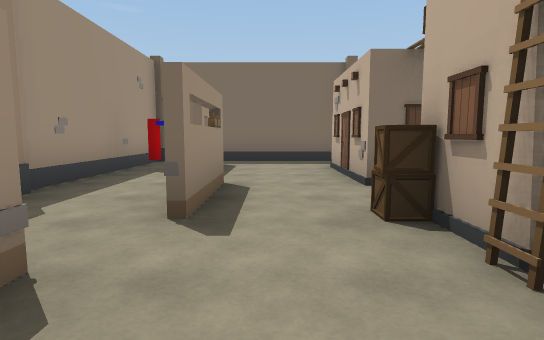
View 1 (above)

18 first-person views from a walk through a scene from a Unity 3-D project. The camera is 1.3 m above the floor, tilts 6° down and sees 80° across. The floor is counted in squares, 2 m on a side. Each view is taken from the middle of a square. On the plan, view 1 faces up. The plan holds only what a view shows up to about 10 squares ahead; the rest is blank. The place goes on beyond the plan.

View 2
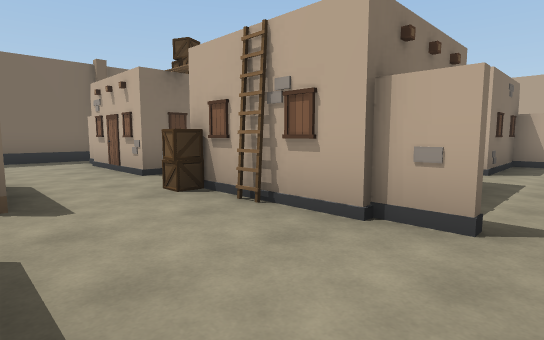

View 3
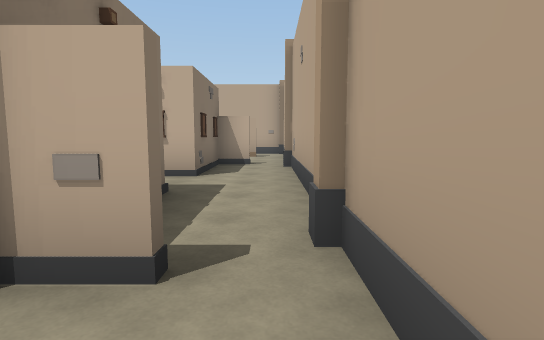

View 4
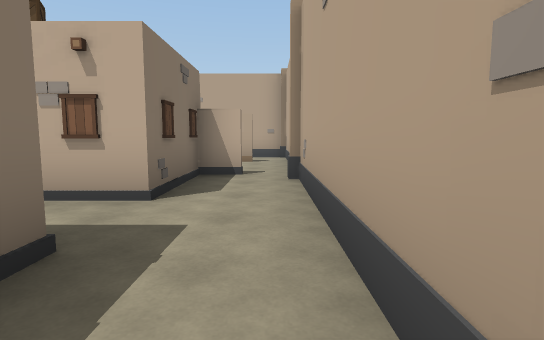

View 5
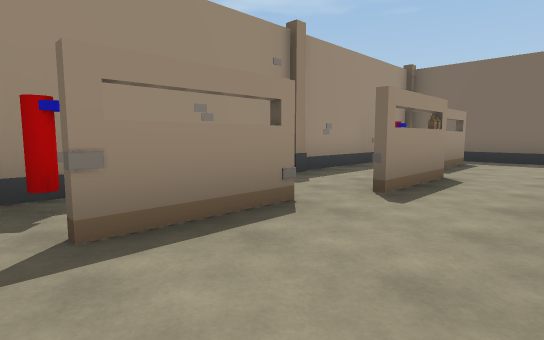

View 6
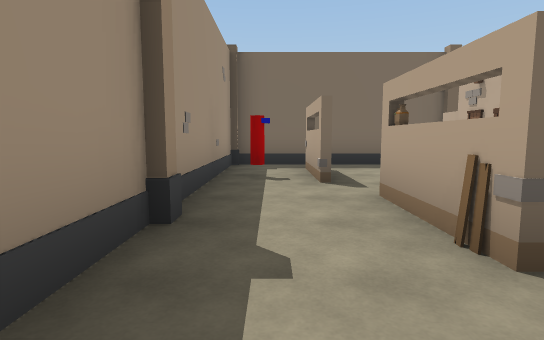

View 7
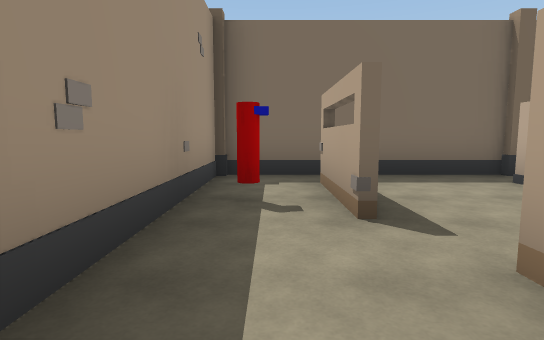

View 8
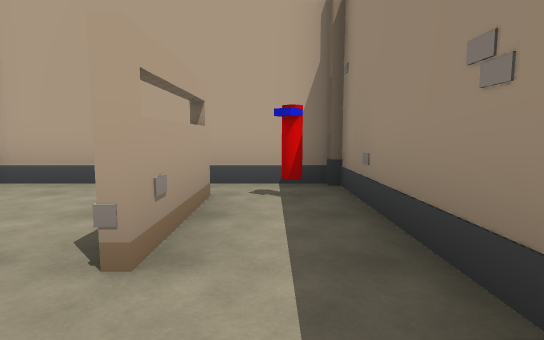

View 9
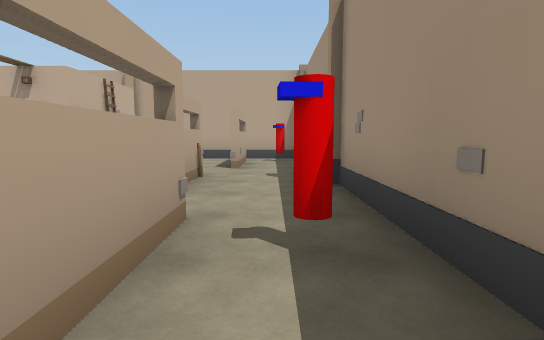

View 10
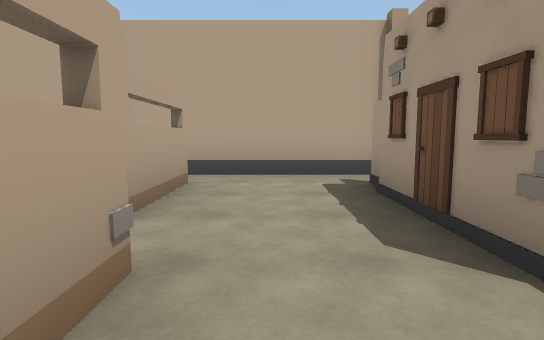

View 11
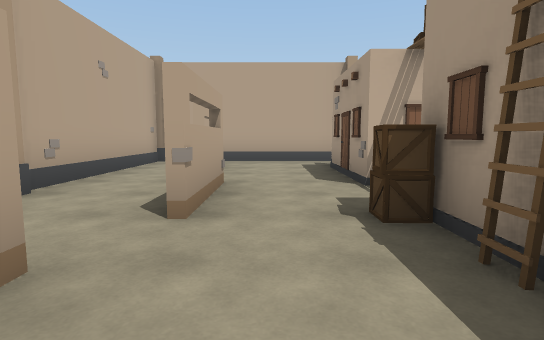

View 12
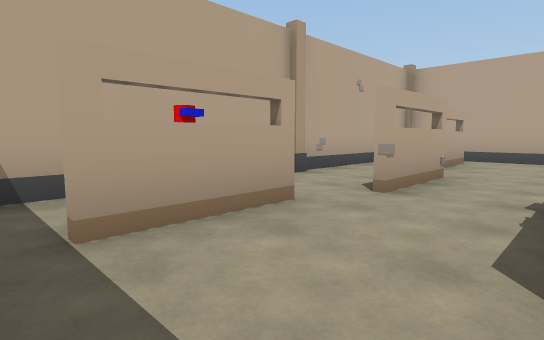

View 13
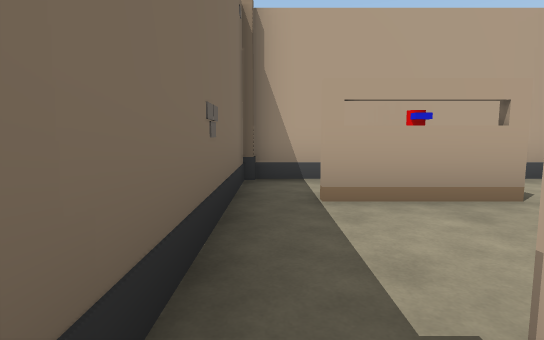

View 14
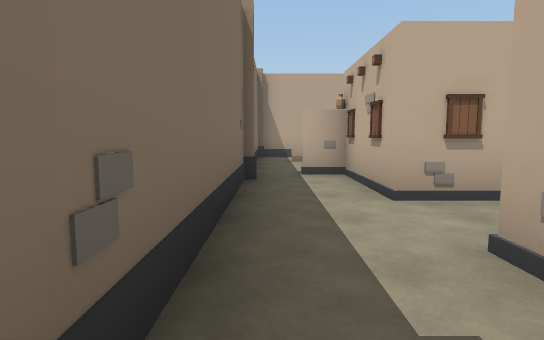

View 15
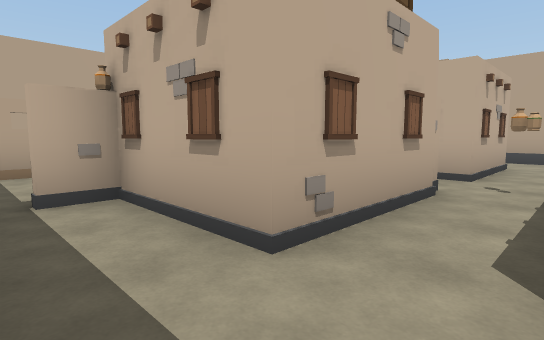

View 16
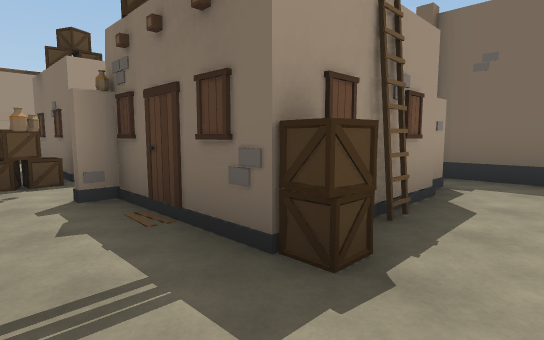

View 17
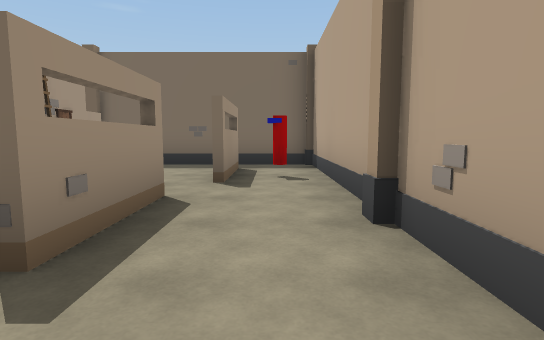

View 18
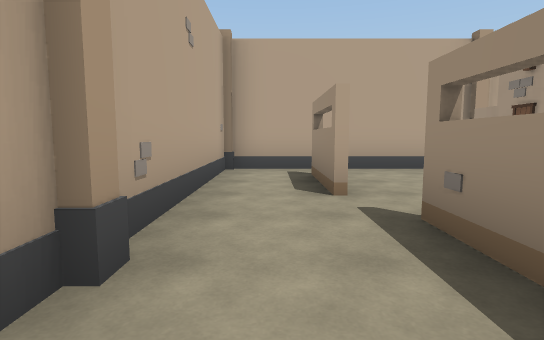

### Floor plan
Key: @ floor where view 1 was taken; # wall or solid block; . floor; / step, stairs or slope; O other object.
Columns run from 3 left of view 1 to 12 right of it. Each row starts with its distance up from view 1.
  9 ################
  8 #.....O........#
  7 O.O.# O...#..#.#
  6 OOO.#  ..  ..#O#
  5 O....  .#  #...#
  4 O.O...#OO/OO.O.#
  3 #.O.O   ///O.O.#
  2 #.O.#  O/  /...#
  1 #.O.#  O/  /.#.#
  0 #O#@ ////O#/.#.#
 -1 ##.......O.....#
 -2 ################

Positions as (right, up) in squares from view 1, and headings:
1: (0, 0), facing up
2: (-1, -1), facing up-right
3: (0, -1), facing right
4: (2, -1), facing right
5: (1, -1), facing up-left
6: (-2, 1), facing up
7: (-2, 3), facing up
8: (-2, 3), facing down
9: (-2, 8), facing down
10: (9, 4), facing down
11: (9, 7), facing down
12: (8, 8), facing down-right
13: (7, 8), facing right
14: (2, 8), facing right
15: (4, 8), facing down-right
16: (9, 3), facing up-left
17: (11, 1), facing up
18: (11, 5), facing down
